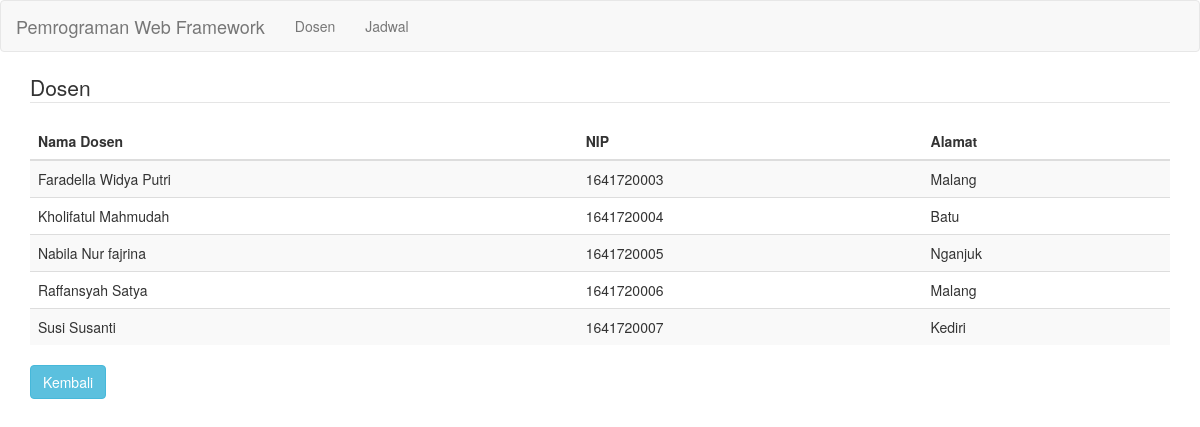
The page /index.php/dosen/cari on the database its author committed.
### tables this page shows
CREATE TABLE `dosen` (
  `id_dosen` int(11) NOT NULL,
  `nama_dosen` varchar(50) DEFAULT NULL,
  `nip` varchar(15) DEFAULT NULL,
  `alamat` varchar(50) DEFAULT NULL
);

### application/controllers/Dosen.php (called while the page is built, shortened)
<?php
class Dosen extends CI_Controller {
    public function __construct()
    {
        $this->load->helper('url', 'form');
        $this->load->library('form_validation');
        $this->load->library('pagination');
        $this->load->model('Dosen_model');
    }
    public function cari()
	{
        $data =[
            'cari' => $this->Dosen_model->search()
        ];
		$this->load->view('dosen/search', $data);
	}
}
?>

### index.php (called while the page is built, shortened)
<?php
require_once BASEPATH.'core/CodeIgniter.php';

### application/models/Dosen_model.php (called while the page is built, shortened)
<?php
class Dosen_model extends CI_Model {
    public function search()
        {
            $cari = $this->input->GET('cari', TRUE);
            $data = $this->db->query("SELECT * from dosen where nama_dosen like '%$cari%' ");
            return $data->result();
        }
}
?>

### application/views/dosen/search.php (the view)
<?php $this->load->view('layouts/base_start') ?>
<div class="container">
  <legend>Dosen </legend>
  <table class="table table-striped">
    <thead>
        <th>Nama Dosen</th>
        <th>NIP</th>
        <th>Alamat</th>
    </thead>
        <?php
		if(count($cari)>0)
		{
			foreach ($cari as $data) { ?>
            <tr>
                <td><?php echo $data->nama_dosen; ?></td>
                <td><?php echo $data->nip; ?></td>
                <td><?php echo $data->alamat; ?></td>
            </tr>
            <?php }
		}
		else
		{
			echo "Data tidak ditemukan";
		}
		?>
        </table>
        <a class="btn btn-info" href="<?php echo base_url('dosen/') ?>">
        Kembali
        </a>
</div>

### application/views/layouts/base_start.php (shortened to what this page needs)
<!DOCTYPE html>
<html lang="en">
<head>
  <link href="<?php echo base_url('assets/css/bootstrap.min.css') ?>" rel="stylesheet">
</head>
<body>
  <?php $this->load->view('layouts/header') ?>

### application/views/layouts/header.php (shortened to what this page needs)
<nav class="navbar navbar-default" role="navigation">
  <div class="navbar-header">
    <a class="navbar-brand" href="<?php echo base_url() ?>">
      Pemrograman Web Framework
    </a>
  </div>
  <div class="collapse navbar-collapse navbar-ex1-collapse">
    <ul class="nav navbar-nav">
      <li><a href="<?php echo base_url('dosen/') ?>">Dosen</a>
      <li><a href="<?php echo base_url('jadwal/') ?>">Jadwal</a>
    </ul>
  </div>
</nav>

### rows shown on the page
dosen: nama_dosen "Faradella Widya Putri", nip "1641720003", alamat "Malang"
dosen: nama_dosen "Kholifatul Mahmudah", nip "1641720004", alamat "Batu"
dosen: nama_dosen "Nabila Nur fajrina", nip "1641720005", alamat "Nganjuk"
dosen: nama_dosen "Raffansyah Satya", nip "1641720006", alamat "Malang"
dosen: nama_dosen "Susi Susanti", nip "1641720007", alamat "Kediri"
